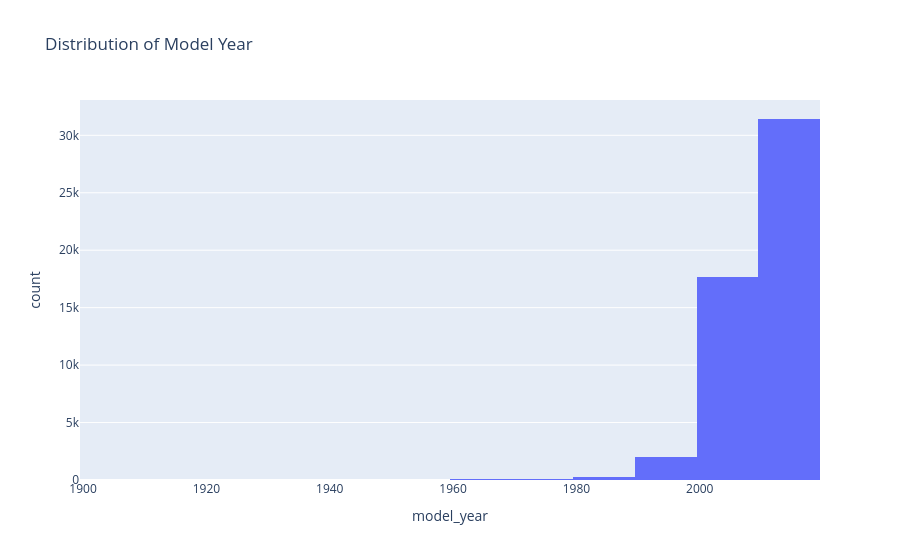

Notebook cell for this chart:
### Code cell
import plotly.express as px
myear_fig = px.histogram(vehicles_df, x='model_year', nbins=20, title='Distribution of Model Year')
myear_fig

### Figure 1 — Plotly figure (JSON) as saved in the notebook; plotly's stock layout.template omitted (floating-point values rounded to 4 significant figures; data arrays with more than 128 entries replaced by an {"elided": "..."} marker saying what was removed)
{"data": [{"bingroup": "x", "hovertemplate": "model_year=%{x}<br>count=%{y}<extra></extra>", "legendgroup": "", "marker": {"color": "#636efa", "pattern": {"shape": ""}}, "name": "", "nbinsx": 20, "orientation": "v", "showlegend": false, "type": "histogram", "x": {"elided": "51525 int values"}, "xaxis": "x", "yaxis": "y"}], "layout": {"barmode": "relative", "legend": {"tracegroupgap": 0}, "title": {"text": "Distribution of Model Year"}, "xaxis": {"anchor": "y", "domain": [0, 1], "title": {"text": "model_year"}}, "yaxis": {"anchor": "x", "domain": [0, 1], "title": {"text": "count"}}}}
